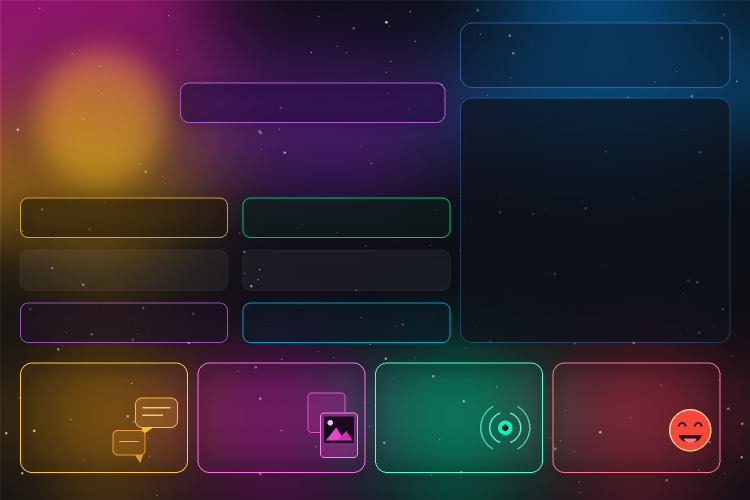
#> input picture assets/neon_profile_bg.png, 1500 x 1000 px, found by its file name (shown at 1/2 size)
$ python test_neon_profile.py
#> lines starting #> are read from the running program, lines starting #| are printed output that depends on the picture
from PIL import Image, ImageDraw, ImageFont
import os
import datetime

def get_level_data(xp):
    level = 1
    while True:
        req = int(50 * level * (level + 1))
        if xp < req:
            prev_req = int(50 * (level - 1) * level) if level > 1 else 0
            current_level_xp = xp - prev_req
            xp_to_next = req - prev_req
            pct = min(max(current_level_xp / xp_to_next, 0.0), 1.0)
            return level, current_level_xp, xp_to_next, pct
        level += 1
        if level >= 100:
            return 100, 1, 1, 1.0

# Load template background
img = Image.open("assets/neon_profile_bg.png").convert("RGBA")
#> img is the input picture: PIL image 1500x1000 RGBA; mean R, G, B, A 52.6, 39.9, 50.4, 255
draw = ImageDraw.Draw(img, "RGBA")

# Fonts
font_name = ImageFont.truetype("assets/fonts/Roboto-Bold.ttf", 62)
font_huge_num = ImageFont.truetype("assets/fonts/Roboto-Bold.ttf", 68)
font_streak_num = ImageFont.truetype("assets/fonts/Roboto-Bold.ttf", 74)
font_banner = ImageFont.truetype("assets/fonts/Roboto-Bold.ttf", 34)
font_h2 = ImageFont.truetype("assets/fonts/Roboto-Bold.ttf", 26)
font_h3 = ImageFont.truetype("assets/fonts/Roboto-Bold.ttf", 20)
font_body = ImageFont.truetype("assets/fonts/Roboto-Regular.ttf", 19)
font_body_bold = ImageFont.truetype("assets/fonts/Roboto-Bold.ttf", 19)
font_badge = ImageFont.truetype("assets/fonts/Roboto-Bold.ttf", 17)
font_small = ImageFont.truetype("assets/fonts/Roboto-Regular.ttf", 16)

# Sample Data matching mockup
name = "`BuzzZ"
server_name = "Adult House"
join_date = "Jan 14, 2025"
server_rank = 142
total_members = 38000
supercoins = 2450
coin_name = "GOON COINS"
messages = 3
words = 0
media = 4
voice = 0
reactions_given = 1248
reactions_rcvd = 864
current_streak = 1
longest_streak = 1
boost_months = 8

total_xp = 130
level, cur_xp, next_xp, pct = get_level_data(total_xp)

# Helper to paste icon
def paste_icon(path, x, y, size=32):
    if os.path.exists(path):
        ic = Image.open(path).convert("RGBA").resize((size, size))
        img.paste(ic, (x, y), ic)

# 1. User Avatar Placeholder in Halo
av_center = (200, 240)
av_r = 126
draw.ellipse((av_center[0] - av_r, av_center[1] - av_r, av_center[0] + av_r, av_center[1] + av_r), fill=(80, 140, 230, 255))
paste_icon("assets/icons/crown.png", 184, 354, 32)

# 2. User Name & VIP Plaque
draw.text((360, 80), name, fill=(255, 255, 255), font=font_name)

# VIP Plaque (Top Center)
paste_icon("assets/icons/crown.png", 670, 88, 38)
draw.text((725, 84), "VIP", fill=(255, 215, 60), font=font_h2)
draw.text((725, 114), "MEMBER", fill=(255, 220, 120), font=font_h3)

# Sublabel: GOON RANK
draw.text((550, 178), "— GOON RANK —", fill=(190, 160, 220), font=font_h3)

# Purple Rank Banner
paste_icon("assets/icons/trophy.png", 390, 222, 42)
draw.text((455, 225), "GOON LEGEND", fill=(255, 255, 255), font=font_banner)
# Sharp vector arrow
draw.polygon([(820, 235), (835, 245), (820, 255)], fill=(220, 160, 255, 240))

# Badges Row (y: 325) - keep within 360 to 890
badges = [
    ("Booster", (180, 70, 255, 45), (200, 100, 255)),
    ("VIP", (255, 190, 20, 45), (255, 200, 40)),
    ("Age Verified", (0, 220, 120, 40), (0, 240, 140)),
    ("Content Creator", (255, 50, 60, 40), (255, 80, 90)),
    ("Staff", (60, 120, 255, 45), (100, 160, 255)),
    ("OG", (255, 120, 30, 45), (255, 140, 40)),
]

cur_x = 360
for b_label, bg_col, border_col in badges:
    tb = draw.textbbox((0, 0), b_label, font=font_badge)
    bw = (tb[2] - tb[0]) + 22
    if cur_x + bw > 895:
        break
    draw.rounded_rectangle([(cur_x, 325), (cur_x + bw, 360)], radius=12, fill=bg_col, outline=border_col, width=1)
    draw.text((cur_x + 11, 332), b_label, fill=(255, 255, 255), font=font_badge)
    cur_x += bw + 8
#> this loop made 6 passes
#> (tb, bw, cur_x) on passes 1 to 5: ((0, 4, 65, 16), 87, 455), ((0, 4, 27, 16), 49, 512), ((0, 3, 103, 20), 125, 645), ((0, 4, 136, 16), 158, 811), ((0, 3, 41, 16), 63, 882)
#> (tb, bw) on pass 6: ((0, 4, 27, 16), 49)
#> after the loop, cur_x = 882

# 3. Top Right Server Card
# Server Icon placeholder (or house icon)
draw.rounded_rectangle([(945, 75), (1025, 155)], radius=18, fill=(30, 50, 80, 255), outline=(0, 180, 255, 180), width=2)
paste_icon("assets/icons/media.png", 965, 95, 40) # placeholder
draw.text((1045, 82), server_name, fill=(255, 255, 255), font=ImageFont.truetype("assets/fonts/Roboto-Bold.ttf", 36))
draw.text((1045, 130), "DISCORD SERVER", fill=(140, 170, 210), font=font_h3)

# 4. Streak & Leveling Card (Upper Right)
paste_icon("assets/icons/fire.png", 950, 230, 34)
draw.text((995, 236), "CURRENT STREAK", fill=(255, 180, 80), font=font_h3)

sv = f"{current_streak}"
draw.text((950, 275), sv, fill=(255, 140, 50), font=font_streak_num)
tb_s = draw.textbbox((0, 0), sv, font=font_streak_num)
#> tb_s = (0, 15, 47, 69)
draw.text((950 + (tb_s[2] - tb_s[0]) + 16, 302), "Day Active" if current_streak == 1 else "Days Active", fill=(255, 255, 255), font=font_h2)

draw.text((950, 375), f"Longest Streak: {longest_streak} Days", fill=(160, 175, 195), font=font_body)

# Level & XP
draw.text((950, 420), f"LEVEL {level}", fill=(255, 220, 100), font=font_h2)
draw.text((1110, 424), f"{cur_xp} / {next_xp} XP", fill=(180, 195, 215), font=font_body)
draw.text((1355, 420), f"{int(pct * 100)}%", fill=(255, 220, 100), font=font_h2)

# Candy-Bar Progress Bar
bar_box = [(950, 465), (1400, 493)]
draw.rounded_rectangle(bar_box, radius=14, fill=(35, 38, 48, 255), outline=(255, 255, 255, 20), width=1)
fill_w = max(int(450 * pct), 18)
# Draw striped candy bar
bar_fill = Image.new('RGBA', (fill_w, 28), (0, 0, 0, 0))
#> bar_fill: PIL image 67x28 RGBA; every value is 0
bf_draw = ImageDraw.Draw(bar_fill)
bf_draw.rounded_rectangle([(0, 0), (fill_w, 28)], radius=14, fill=(255, 170, 20, 240))
# Add candy stripes
for sx in range(-20, fill_w + 30, 16):
    bf_draw.line([(sx, 0), (sx + 14, 28)], fill=(255, 220, 90, 180), width=5)
img.paste(bar_fill, (950, 465), bar_fill)
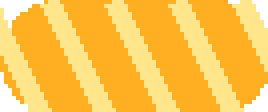
#> bar_fill: PIL image 67x28 RGBA (shown 4 times larger); mean R, G, B, A 239.9, 177.1, 42.8, 205.3; transparent parts drawn white
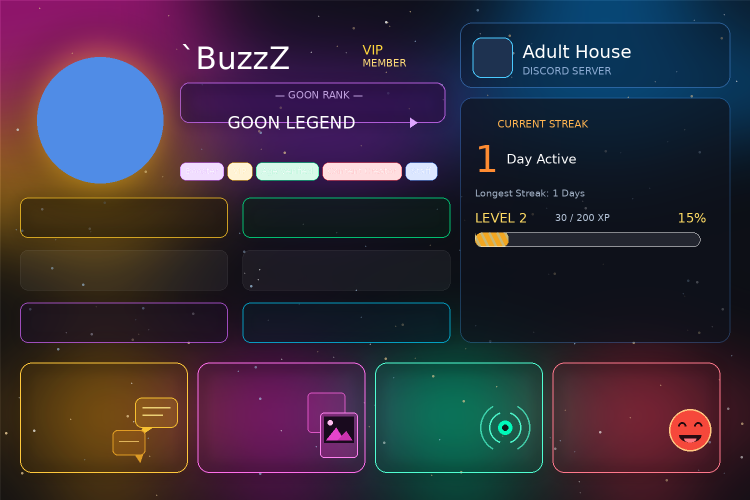
#> img: PIL image 1500x1000 RGBA (shown at 1/2 size); mean R, G, B, A 52.9, 44.3, 58.9, 252.8; transparent parts drawn white

draw.text((950, 515), f"Total Server XP: {total_xp:,}", fill=(160, 175, 195), font=font_body)

draw.line([(950, 555), (1400, 555)], fill=(255, 255, 255, 40), width=1)

# Boost Status
paste_icon("assets/icons/boost.png", 950, 580, 36)
draw.text((1000, 580), "BOOST STATUS", fill=(210, 100, 255), font=font_h3)
draw.text((1000, 608), f"Server Booster • {boost_months} Months", fill=(220, 225, 235), font=font_body)

# Favorite Channel
paste_icon("assets/icons/chat.png", 950, 645, 34)
draw.text((1000, 645), "FAVORITE CHANNEL", fill=(140, 180, 255), font=font_h3)
draw.text((1000, 672), "#general-chat • Active Chatter", fill=(220, 225, 235), font=font_body)


# 5. Middle Stats Row
# Tile 1: Server Rank
paste_icon("assets/icons/trophy.png", 55, 522, 38)
draw.text((105, 518), "SERVER RANK", fill=(255, 200, 50), font=font_h3)
draw.text((105, 548), f"#{server_rank} / {total_members:,} Members", fill=(255, 255, 255), font=font_body_bold)

# Tile 2: Goon Coins
paste_icon("assets/icons/coin.png", 375, 522, 38)
draw.text((425, 518), coin_name, fill=(255, 200, 50), font=font_h3)
draw.text((425, 548), f"{supercoins:,} Coins", fill=(255, 255, 255), font=font_body_bold)

# Tile 3: VIP Exclusive Banner
paste_icon("assets/icons/crown.png", 585, 522, 38)
draw.text((635, 518), "VIP  •  Exclusive Access", fill=(255, 210, 60), font=font_h3)
draw.text((635, 548), f"Thank you for supporting {server_name}!", fill=(180, 195, 215), font=font_small)

# Tile 4: Member Since
paste_icon("assets/icons/calendar.png", 55, 622, 38)
draw.text((105, 618), "MEMBER SINCE", fill=(180, 140, 255), font=font_h3)
draw.text((105, 648), f"Joined {server_name} • {join_date}", fill=(255, 255, 255), font=font_body_bold)

# Tile 5: Reactions
paste_icon("assets/icons/heart.png", 415, 622, 38)
draw.text((465, 618), "REACTIONS", fill=(255, 80, 110), font=font_h3)
draw.text((465, 648), f"{reactions_given:,} Given  •  {reactions_rcvd:,} Received", fill=(255, 255, 255), font=font_body_bold)


# 6. Bottom 4 Neon Bento Cards
# Card 1: Messages
paste_icon("assets/icons/chat.png", 65, 750, 36)
draw.text((112, 755), "MESSAGES", fill=(255, 190, 60), font=font_h3)
draw.text((65, 810), f"{messages:,}", fill=(255, 255, 255), font=font_huge_num)
draw.text((65, 905), f"{words:,} words typed", fill=(170, 185, 205), font=font_body)

# Card 2: Media
paste_icon("assets/icons/media.png", 420, 750, 36)
draw.text((467, 755), "MEDIA SHARED", fill=(255, 100, 220), font=font_h3)
draw.text((420, 810), f"{media:,}", fill=(255, 255, 255), font=font_huge_num)
draw.text((420, 905), "Photos, clips & files", fill=(170, 185, 205), font=font_body)

# Card 3: Voice
paste_icon("assets/icons/voice.png", 775, 750, 36)
draw.text((822, 755), "VOICE TIME", fill=(0, 240, 180), font=font_h3)
v_str = f"{voice // 60}h {voice % 60}m" if voice >= 60 else f"{voice} mins"
draw.text((775, 810), v_str, fill=(255, 255, 255), font=font_huge_num)
draw.text((775, 905), f"{voice:,} total minutes", fill=(170, 185, 205), font=font_body)

# Card 4: Reactions Given
paste_icon("assets/icons/heart.png", 1130, 750, 36)
draw.text((1177, 755), "REACTIONS", fill=(255, 90, 120), font=font_h3)
draw.text((1130, 810), f"{reactions_given:,}", fill=(255, 255, 255), font=font_huge_num)
draw.text((1130, 905), "Given", fill=(170, 185, 205), font=font_body)

img.convert("RGB").save("scratch/neon_profile_preview.png")
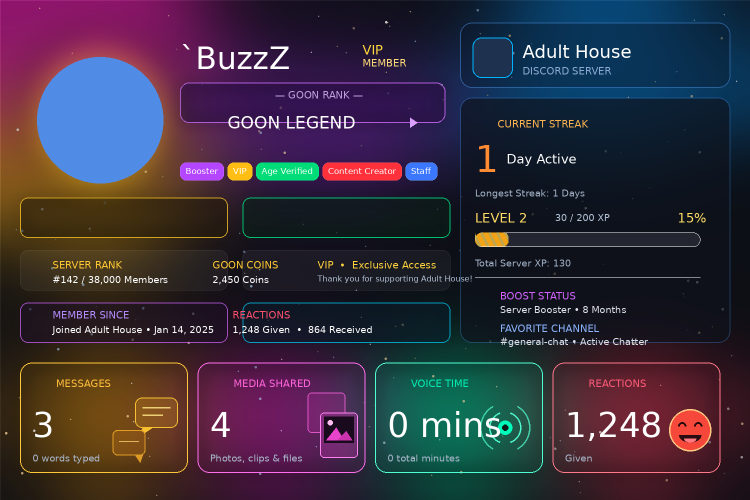
#> saved as neon_profile_preview.png: PIL image 1500x1000 RGB (shown at 1/2 size); mean R, G, B 55.9, 47.1, 61.7
print("Saved scratch/neon_profile_preview.png successfully!")

$ run again, with assets/bank_hud_template.png copied over assets/neon_profile_bg.png
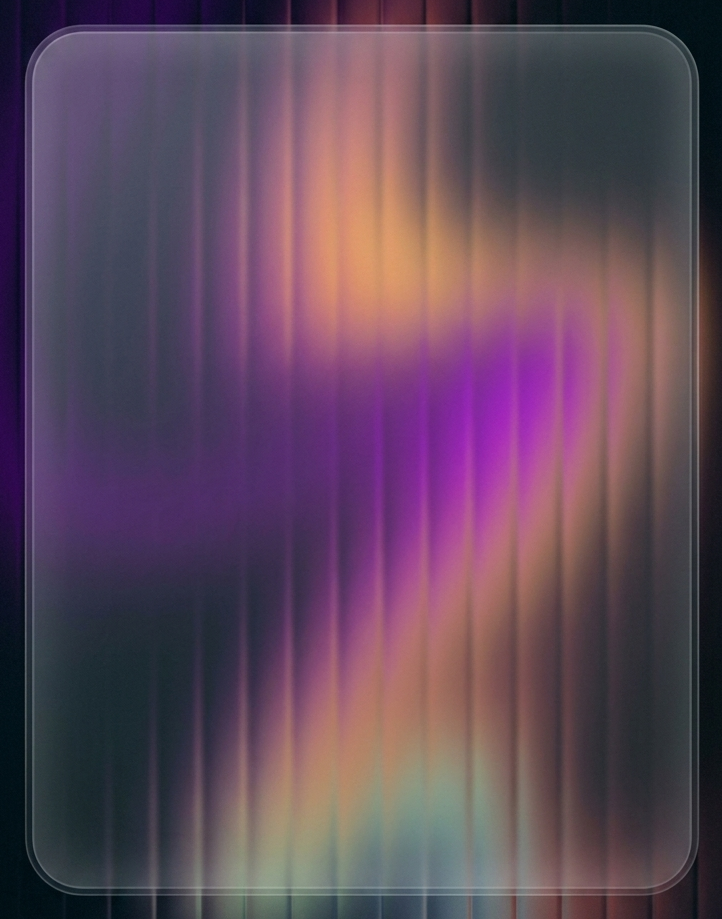
#> input picture assets/bank_hud_template.png, 722 x 919 px, found by its file name
#> the loop `for b_label, bg_col, border_col in badges:` made 6 passes
#> (tb, bw, cur_x) on passes 1 to 5: ((0, 4, 65, 16), 87, 455), ((0, 4, 27, 16), 49, 512), ((0, 3, 103, 20), 125, 645), ((0, 4, 136, 16), 158, 811), ((0, 3, 41, 16), 63, 882)
#> after the loop `for b_label, bg_col, border_col in badges:`: cur_x = 882
#> tb_s = (0, 15, 47, 69)
#> `img.paste(bar_fill, (950, 465), bar_fill)`:
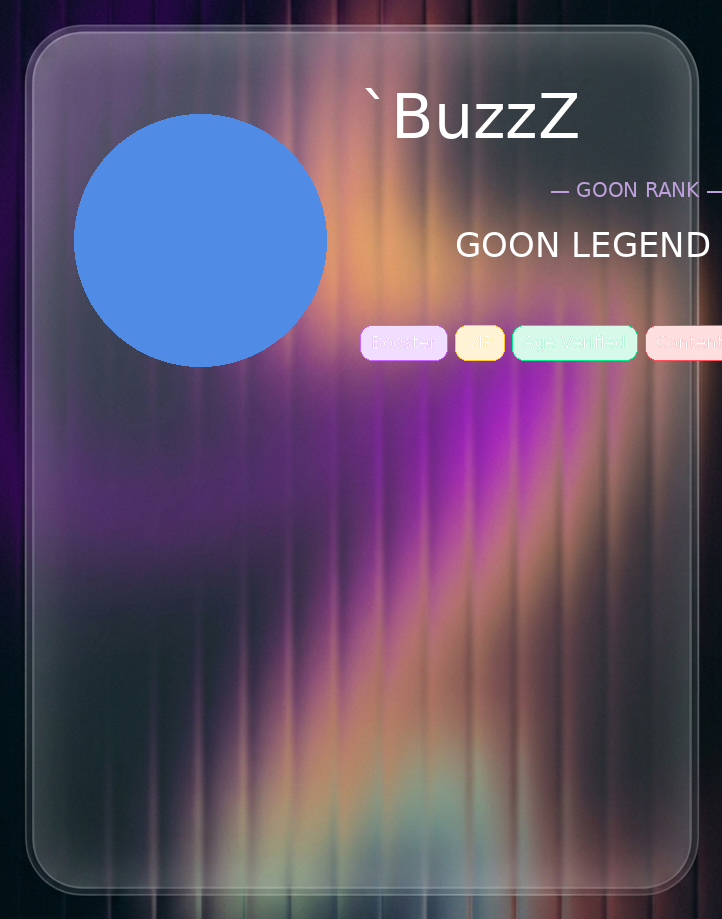
#> img: PIL image 722x919 RGBA; mean R, G, B, A 95.4, 80, 102.4, 251.8; transparent parts drawn white
#> `img.convert("RGB").save("scratch/neon_profile_preview.png")`:
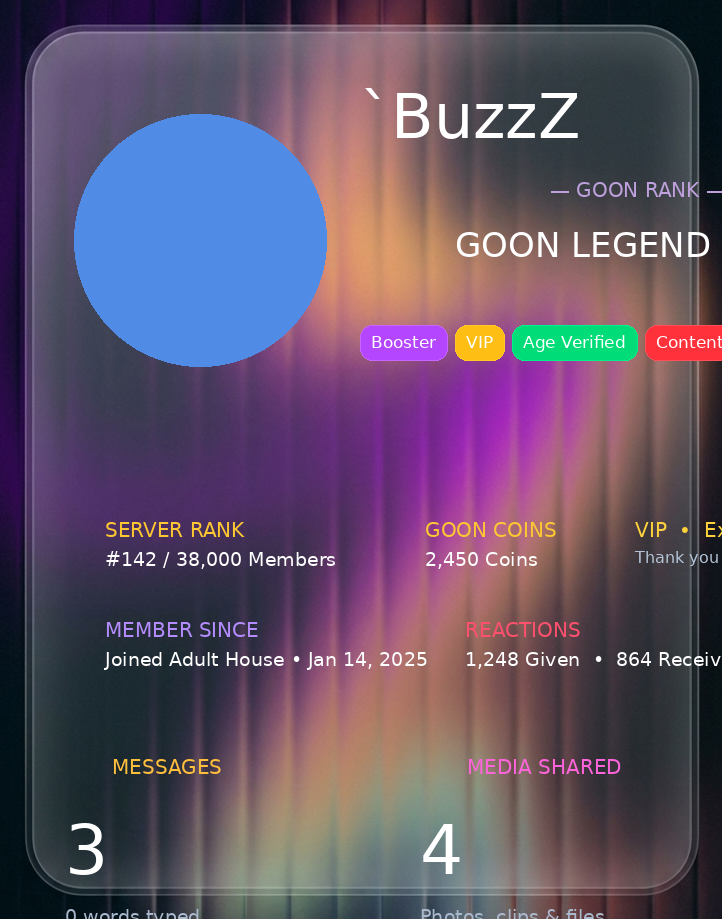
#> saved as neon_profile_preview.png: PIL image 722x919 RGB; mean R, G, B 97.9, 82.2, 104.2
